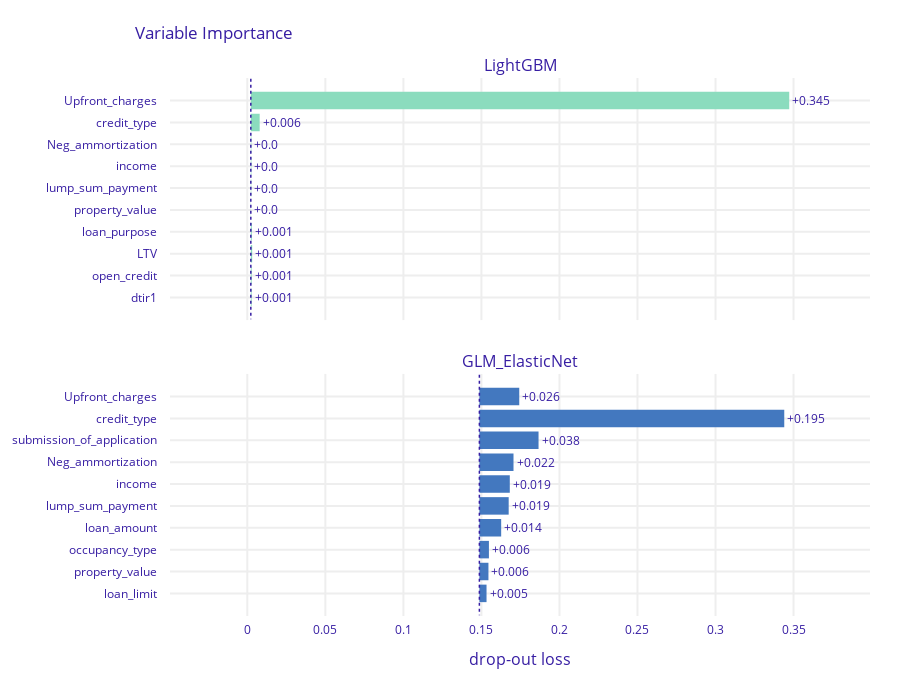

Notebook code cell kept with this figure:
### Markdown cell above
## 3. Feature Importance Analysis

We use permutation-based feature importance to identify which variables have the most significant impact on the model's predictions.

* **Method:** We measure the drop in model performance (1 - AUC) when a feature's values are randomly shuffled. A larger drop indicates a more important feature.
* We compare the top 10 features for both GLM and LGBM to see if they rely on similar information.

### Code cell
# Feature importance
print("\nCalculating Feature Importance...")
vi_glm = exp_glm.model_parts(loss_function='1-auc')
vi_lgbm = exp_lgbm.model_parts(loss_function='1-auc')
vi_lgbm.plot(vi_glm, max_vars=10, show=False)

### Figure 1 — Plotly figure (JSON) as saved in the notebook; plotly's stock layout.template omitted (floating-point values rounded to 4 significant figures)
{"data": [{"base": 0.002231, "hoverinfo": "text", "hoverlabel": {"bgcolor": "rgba(0,0,0,0.8)"}, "hovertext": ["Model: LightGBM loss after<br>variable: Upfront_charges is permuted: 0.347<br>Drop-out loss change: +0.345", "Model: LightGBM loss after<br>variable: credit_type is permuted: 0.008<br>Drop-out loss change: +0.006", "Model: LightGBM loss after<br>variable: Neg_ammortization is permuted: 0.003<br>Drop-out loss change: +0.0", "Model: LightGBM loss after<br>variable: income is permuted: 0.003<br>Drop-out loss change: +0.0", "Model: LightGBM loss after<br>variable: lump_sum_payment is permuted: 0.003<br>Drop-out loss change: +0.0", "Model: LightGBM loss after<br>variable: property_value is permuted: 0.002<br>Drop-out loss change: +0.0", "Model: LightGBM loss after<br>variable: loan_purpose is permuted: 0.003<br>Drop-out loss change: +0.001", "Model: LightGBM loss after<br>variable: LTV is permuted: 0.003<br>Drop-out loss change: +0.001", "Model: LightGBM loss after<br>variable: open_credit is permuted: 0.003<br>Drop-out loss change: +0.001", "Model: LightGBM loss after<br>variable: dtir1 is permuted: 0.003<br>Drop-out loss change: +0.001"], "marker": {"color": "#8bdcbe"}, "orientation": "h", "showlegend": false, "text": ["+0.345", "+0.006", "+0.0", "+0.0", "+0.0", "+0.0", "+0.001", "+0.001", "+0.001", "+0.001"], "textposition": "outside", "type": "bar", "x": [0.345, 0.005673, 0.0003218, 0.0003533, 0.0002753, 0.0001391, 0.000628, 0.0008787, 0.0005252, 0.0005192], "xaxis": "x", "y": ["Upfront_charges", "credit_type", "Neg_ammortization", "income", "lump_sum_payment", "property_value", "loan_purpose", "LTV", "open_credit", "dtir1"], "yaxis": "y"}, {"base": 0.1487, "hoverinfo": "text", "hoverlabel": {"bgcolor": "rgba(0,0,0,0.8)"}, "hovertext": ["Model: GLM_ElasticNet loss after<br>variable: Upfront_charges is permuted: 0.174<br>Drop-out loss change: +0.026", "Model: GLM_ElasticNet loss after<br>variable: credit_type is permuted: 0.344<br>Drop-out loss change: +0.195", "Model: GLM_ElasticNet loss after<br>variable: submission_of_application is permuted: 0.187<br>Drop-out loss change: +0.038", "Model: GLM_ElasticNet loss after<br>variable: Neg_ammortization is permuted: 0.171<br>Drop-out loss change: +0.022", "Model: GLM_ElasticNet loss after<br>variable: income is permuted: 0.168<br>Drop-out loss change: +0.019", "Model: GLM_ElasticNet loss after<br>variable: lump_sum_payment is permuted: 0.167<br>Drop-out loss change: +0.019", "Model: GLM_ElasticNet loss after<br>variable: loan_amount is permuted: 0.163<br>Drop-out loss change: +0.014", "Model: GLM_ElasticNet loss after<br>variable: occupancy_type is permuted: 0.155<br>Drop-out loss change: +0.006", "Model: GLM_ElasticNet loss after<br>variable: property_value is permuted: 0.154<br>Drop-out loss change: +0.006", "Model: GLM_ElasticNet loss after<br>variable: loan_limit is permuted: 0.153<br>Drop-out loss change: +0.005"], "marker": {"color": "#4378bf"}, "orientation": "h", "showlegend": false, "text": ["+0.026", "+0.195", "+0.038", "+0.022", "+0.019", "+0.019", "+0.014", "+0.006", "+0.006", "+0.005"], "textposition": "outside", "type": "bar", "x": [0.02554, 0.1954, 0.03791, 0.02186, 0.01949, 0.01877, 0.01397, 0.006113, 0.005804, 0.004581], "xaxis": "x2", "y": ["Upfront_charges", "credit_type", "submission_of_application", "Neg_ammortization", "income", "lump_sum_payment", "loan_amount", "occupancy_type", "property_value", "loan_limit"], "yaxis": "y2"}], "layout": {"annotations": [{"font": {"size": 16}, "showarrow": false, "text": "LightGBM", "x": 0.5, "xanchor": "center", "xref": "paper", "y": 1, "yanchor": "bottom", "yref": "paper"}, {"font": {"size": 16}, "showarrow": false, "text": "GLM_ElasticNet", "x": 0.5, "xanchor": "center", "xref": "paper", "y": 0.45, "yanchor": "bottom", "yref": "paper"}, {"font": {"size": 16}, "showarrow": false, "text": "drop-out loss", "x": 0.5, "xanchor": "center", "xref": "paper", "y": 0, "yanchor": "top", "yref": "paper", "yshift": -30}], "font": {"color": "#371ea3"}, "height": 687, "margin": {"b": 71, "r": 30, "t": 78}, "shapes": [{"line": {"color": "#371ea3", "dash": "dot", "width": 1.5}, "type": "line", "x0": 0.002231, "x1": 0.002231, "xref": "x", "y0": -1, "y1": 10, "yref": "y"}, {"line": {"color": "#371ea3", "dash": "dot", "width": 1.5}, "type": "line", "x0": 0.1487, "x1": 0.1487, "xref": "x2", "y0": -1, "y1": 10, "yref": "y2"}], "title": {"text": "Variable Importance", "x": 0.15}, "xaxis": {"anchor": "y", "automargin": true, "domain": [0, 1], "fixedrange": true, "gridwidth": 2, "matches": "x2", "range": [-0.04955, 0.399], "showticklabels": false, "tickcolor": "white", "ticklen": 3, "ticks": "outside", "type": "linear", "zeroline": false}, "xaxis2": {"anchor": "y2", "automargin": true, "domain": [0, 1], "fixedrange": true, "gridwidth": 2, "range": [-0.04955, 0.399], "tickcolor": "white", "ticklen": 3, "ticks": "outside", "type": "linear", "zeroline": false}, "yaxis": {"anchor": "x", "automargin": true, "autorange": "reversed", "domain": [0.55, 1], "fixedrange": true, "gridwidth": 2, "tickcolor": "white", "ticklen": 10, "ticks": "outside", "type": "category"}, "yaxis2": {"anchor": "x2", "automargin": true, "autorange": "reversed", "domain": [0, 0.45], "fixedrange": true, "gridwidth": 2, "tickcolor": "white", "ticklen": 10, "ticks": "outside", "type": "category"}}}
